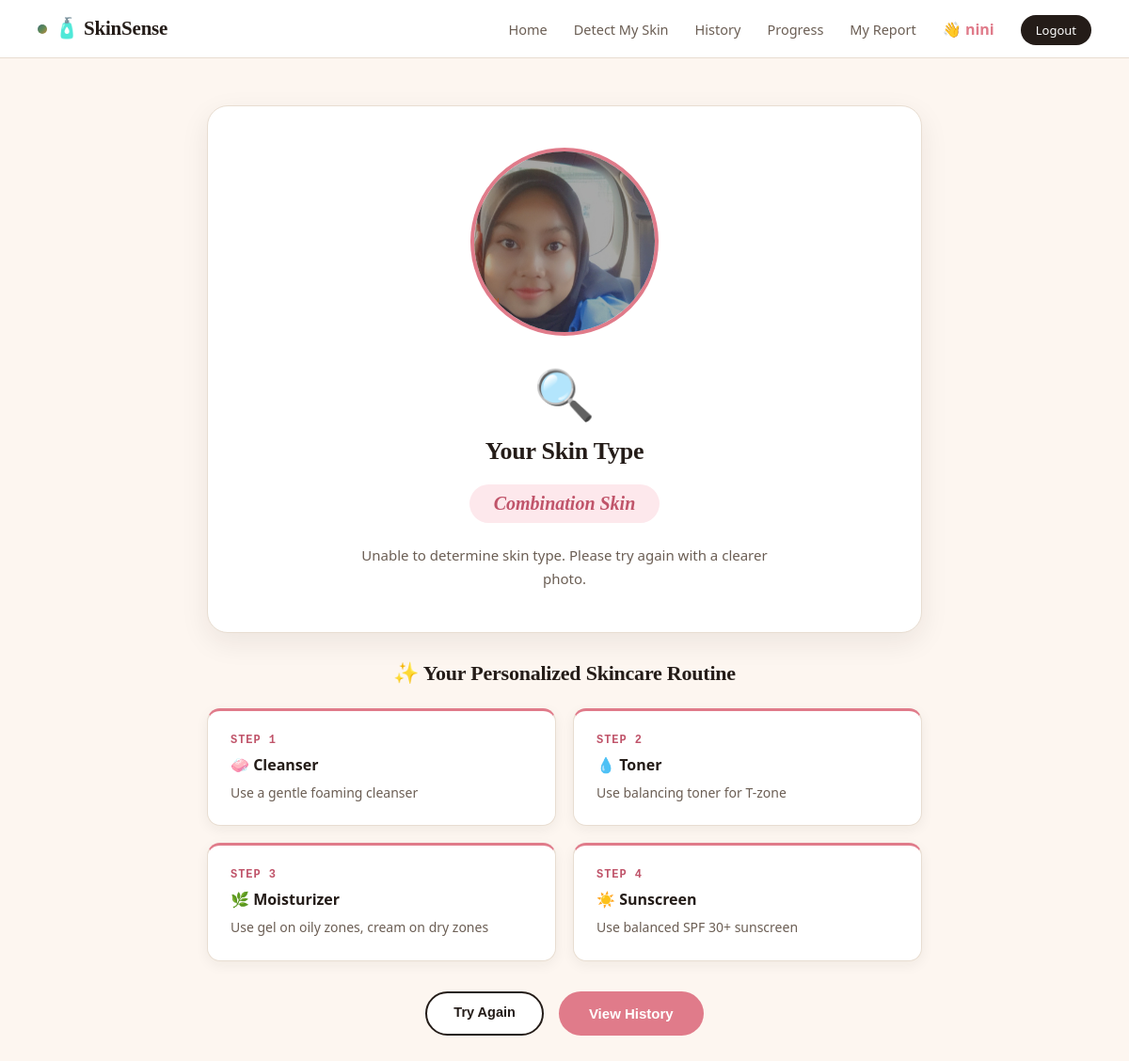
Screenshot of /result.php?id=2 (signed in) with the database file from the repository.
### tables this page shows
CREATE TABLE `skin_analysis` (
  `id` int NOT NULL,
  `user_id` int NOT NULL,
  `image_path` varchar(255) DEFAULT NULL,
  `skin_type` varchar(50) DEFAULT NULL,
  `detected_at` timestamp NULL DEFAULT CURRENT_TIMESTAMP
);

CREATE TABLE `recommendations` (
  `id` int NOT NULL,
  `skin_type` varchar(50) NOT NULL,
  `step` varchar(100) NOT NULL,
  `tip` text NOT NULL
);

### result.php (the view, shortened to what this page needs)
<?php
require_once 'includes/db.php';
$analysisId = isset($_GET['id']) ? $_GET['id'] : 0;
$userId = $_SESSION['user_id'];
$result = mysqli_query($conn,
    "SELECT * FROM skin_analysis WHERE id='$analysisId' AND user_id='$userId'");
$analysis = mysqli_fetch_assoc($result);
$skinType = $analysis['skin_type'];
$recResult = mysqli_query($conn,
    "SELECT * FROM recommendations WHERE skin_type='$skinType'");
$descriptions = [
    "oily" => "Your skin produces excess sebum, making it look shiny especially in the T-zone area.",
    "dry" => "Your skin lacks moisture and may feel tight, rough or flaky in some areas.",
    "normal" => "Your skin is well-balanced not too oily or too dry. Lucky you!",
];
$emojis = [
    "oily" => "💦",
    "dry" => "🌵",
    "normal" => "✨",
];
$description = $descriptions[$skinType] ?? "Unable to determine skin type. Please try again with a clearer photo.";
$emoji = $emojis[$skinType] ?? "🔍";
?>
<!DOCTYPE html>
<html lang="en">
<head>
    <link rel="stylesheet" href="assets/css/style.css">
    <link rel="stylesheet" href="assets/css/style1.css">
</head>
<body>
    <nav>
        <div class="nav-container">
            <a href="home.php" style="text-decoration:none;">
                <h1 class="logo">🧴 SkinSense</h1>
            </a>
            <ul>
                <li><a href="home.php">Home</a></li>
                <li><a href="upload.php">Detect My Skin</a></li>
                <li><a href="history.php">History</a></li>
                <li><a href="progress.php">Progress</a></li>
                <li><a href="report.php">My Report</a></li>
                <?php if(isset($_SESSION['user_id'])): ?>
                    <li style="color:#e07b8a; font-weight:bold;">
                        👋 <?php echo $_SESSION['user_name']; ?>
                    </li>
                    <li><a href="logout.php" class="btn-logout">Logout</a></li>
                <?php else: ?>
                    <li><a href="login.php">Login</a></li>
                    <li><a href="register.php">Register</a></li>
                <?php endif; ?>
            </ul>
        </div>
    </nav>
    <div class="results-container">
        <div class="result-card">
            <img src="<?php echo $analysis['image_path']; ?>"
                 alt="Your skin photo"
                 style="width:200px; height:200px;
                        object-fit:cover; border-radius:50%;
                        border: 4px solid #e07b8a; margin-bottom:20px;">
            <div class="result-header">
                <span class="result-emoji"><?php echo $emoji; ?></span>
                <h2>Your Skin Type</h2>
                <div class="skin-type-badge">
                    <?php echo ucfirst($skinType); ?> Skin
                </div>
                <p class="skin-description"><?php echo $description; ?></p>
            </div>
        </div>
        <div class="recommendations">
            <h3>✨ Your Personalized Skincare Routine</h3>
            <div class="routine-cards">
                <?php
                $step = 1;
                while($rec = mysqli_fetch_assoc($recResult)): ?>
                <div class="routine-card">
                    <div class="step-number">Step <?php echo $step++; ?></div>
                    <h4><?php echo $rec['step']; ?></h4>
                    <p><?php echo $rec['tip']; ?></p>
                </div>
                <?php endwhile; ?>
            </div>
        </div>
        <div class="result-actions">
            <a href="upload.php" class="btn-outline">Try Again</a>
            <a href="history.php" class="btn-main">View History</a>
        </div>
    </div>
</body>
</html>

### assets/css/style.css (style rules this page uses)
:root { --paper: #FBF6EF; --paper-deep: #F3EADC; --ink: #241C18; --ink-soft: #6B5E54; --ink-faint: #9C8F82; --line: #E8DDD1; --card: #FFFFFF; --clay: #e07b8a; --clay-deep: #c0546a; --clay-tint: #fde8ec; --oily: #3D6E77; --oily-tint: #DCE9EA; --dry: #C08A3E; --dry-tint: #F2E6D1; --normal: #5F8A56; --normal-tint:#DFEBDA; --success: #4C8B5C; --success-tint: #E3F0E4; --error: #B8483A; --error-tint: #F7E4E0; --radius-sm: 8px; --radius-md: 14px; --radius-lg: 22px; --shadow: 0 10px 30px rgba(36,28,24,0.08); --shadow-sm: 0 4px 14px rgba(36,28,24,0.06); }
body { font-family: 'Quicksand', 'Segoe UI', sans-serif; }
h1, h2, h3 { font-family: 'Fredoka', 'Quicksand', sans-serif; font-weight: 600; }
.btn-main, .btn-outline { font-family: 'Fredoka', sans-serif; transition: transform 0.2s cubic-bezier(0.68, -0.55, 0.27, 1.55), background 0.15s; }
* { margin: 0; padding: 0; box-sizing: border-box; }
html { scroll-behavior: smooth; }
body { background-color: var(--paper); color: var(--ink); font-family: 'IBM Plex Sans', 'Segoe UI', sans-serif; -webkit-font-smoothing: antialiased; }
h1, h2, h3 { font-family: 'Newsreader', Georgia, serif; font-weight: 600; letter-spacing: -0.01em; }
nav { background-color: var(--card); padding: 18px 40px; border-bottom: 1px solid var(--line); }
.nav-container { display: flex; justify-content: space-between; align-items: center; max-width: 1200px; margin: 0 auto; }
.logo { color: var(--ink); font-size: 21px; font-weight: 600; letter-spacing: -0.01em; display: flex; align-items: center; gap: 8px; }
.logo::before { content: ""; display: inline-block; width: 10px; height: 10px; border-radius: 50%; background: linear-gradient(135deg, var(--oily) 0%, var(--normal) 50%, var(--dry) 100%); }
nav ul { list-style: none; display: flex; align-items: center; gap: 28px; }
nav ul li a { text-decoration: none; color: var(--ink-soft); font-weight: 500; font-size: 14.5px; transition: color 0.15s; }
.btn-main { background-color: var(--clay); color: white; padding: 15px 32px; border-radius: 999px; text-decoration: none; font-size: 15px; font-weight: 600; display: inline-block; transition: background 0.15s, transform 0.15s; border: none; }
.results-container { max-width: 800px; margin: 50px auto; padding: 0 20px; }
.result-card { background: var(--card); border: 1px solid var(--line); border-radius: var(--radius-lg); padding: 44px; text-align: center; box-shadow: var(--shadow); margin-bottom: 30px; }
.result-emoji { font-size: 52px; }
.result-header h2 { color: var(--ink); margin: 12px 0; font-size: 26px; }
.skin-type-badge { display: inline-block; padding: 9px 26px; border-radius: 999px; font-size: 20px; font-weight: 600; margin: 8px 0; font-family: 'Newsreader', serif; font-style: italic; }
.skin-type-badge { background: var(--clay-tint); color: var(--clay-deep); }
.skin-description { color: var(--ink-soft); margin-top: 14px; font-size: 15px; line-height: 1.65; max-width: 480px; margin-left: auto; margin-right: auto; }
.recommendations h3 { color: var(--ink); text-align: center; margin-bottom: 24px; font-size: 22px; }
.routine-cards { display: grid; grid-template-columns: repeat(2, 1fr); gap: 18px; }
.routine-card { background: var(--card); border: 1px solid var(--line); border-radius: var(--radius-md); padding: 24px; box-shadow: var(--shadow-sm); border-top: 3px solid var(--clay); }
.step-number { color: var(--clay-deep); font-size: 12px; font-weight: 700; margin-bottom: 8px; font-family: 'IBM Plex Mono', monospace; letter-spacing: 0.08em; text-transform: uppercase; }
.routine-card h4 { color: var(--ink); margin-bottom: 8px; font-size: 16px; }
.routine-card p { color: var(--ink-soft); font-size: 14px; line-height: 1.55; }
.result-actions { display: flex; justify-content: center; gap: 16px; margin-top: 32px; margin-bottom: 50px; }
.btn-outline { background: var(--card); border: 2px solid var(--ink); color: var(--ink); padding: 12px 28px; border-radius: 999px; text-decoration: none; font-weight: 600; font-size: 14.5px; transition: background 0.15s, color 0.15s; }
.btn-logout { background: var(--ink) !important; color: var(--card) !important; padding: 7px 16px !important; border-radius: 999px !important; font-size: 13px !important; }

### assets/css/style1.css (style rules this page uses)
* { margin: 0; padding: 0; box-sizing: border-box; font-family: 'Segoe UI', sans-serif; }
body { background-color: #fdf6f0; color: #333; }

### rows the page displays
skin_analysis: image_path (picture), skin_type "🔍", skin_type "Combination", skin_type "Unable to determine skin type. Please try again with a clearer photo."
recommendations: step "🧼 Cleanser", tip "Use a gentle foaming cleanser"
recommendations: step "💧 Toner", tip "Use balancing toner for T-zone"
recommendations: step "🌿 Moisturizer", tip "Use gel on oily zones, cream on dry zones"
recommendations: step "☀️ Sunscreen", tip "Use balanced SPF 30+ sunscreen"

### other values shown
$_SESSION['user_name'] "nini"
